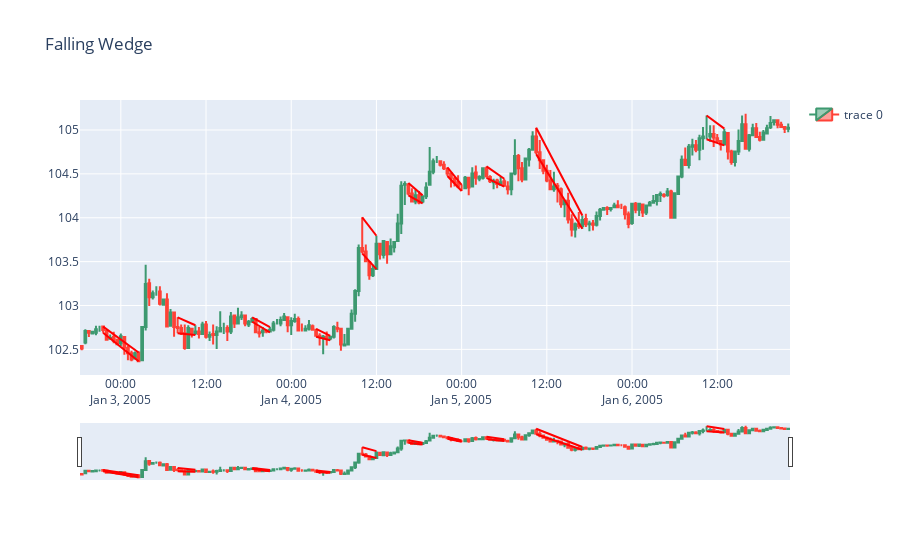

Write notebook code for a chart like this one.
### Code cell
################# Visualization Purpose ####################
data = data[0:200]
high = list(data['high'])
low = list(data['low'])
datetime =  list(data['datetime'])
data, high_ls, datetime_ls, low_ls = falling_wedge(data,high,low,datetime,length = 5)

result_high, result_datetime, result_low = analysis_falling_wedge(data)

fig = go.Figure(data=[go.Candlestick(x=data['datetime'],
                open=data['open'],
                high=data['high'],
                low=data['low'],
                close=data['close'])])

for i in range(len(result_high)):
    fig.add_trace(go.Scatter(x=result_datetime[i], y=result_high[i] , mode='lines', marker_color = 'red', showlegend=False, name = 'Falling Wedge'))
    fig.add_trace(go.Scatter(x=result_datetime[i], y=result_low[i], mode='lines', marker_color = 'red',showlegend=False))

fig.update_layout(title="Falling Wedge")
fig.show()

### Figure 1 — Plotly figure (JSON) as saved in the notebook; plotly's stock layout.template omitted (floating-point values rounded to 4 significant figures; data arrays with more than 128 entries replaced by an {"elided": "..."} marker saying what was removed)
{"data": [{"close": {"elided": "200 float values"}, "high": {"elided": "200 float values"}, "low": {"elided": "200 float values"}, "open": {"elided": "200 float values"}, "type": "candlestick", "x": {"elided": "200 str values"}}, {"marker": {"color": "red"}, "mode": "lines", "name": "Falling Wedge", "showlegend": false, "type": "scatter", "x": ["2005-01-02T21:30:00.000000000Z", "2005-01-03T02:30:00.000000000Z"], "y": [102.7, 102.4]}, {"marker": {"color": "red"}, "mode": "lines", "showlegend": false, "type": "scatter", "x": ["2005-01-02T21:30:00.000000000Z", "2005-01-03T02:30:00.000000000Z"], "y": [102.8, 102.5]}, {"marker": {"color": "red"}, "mode": "lines", "name": "Falling Wedge", "showlegend": false, "type": "scatter", "x": ["2005-01-03T08:00:00.000000000Z", "2005-01-03T10:30:00.000000000Z"], "y": [102.7, 102.7]}, {"marker": {"color": "red"}, "mode": "lines", "showlegend": false, "type": "scatter", "x": ["2005-01-03T08:00:00.000000000Z", "2005-01-03T10:30:00.000000000Z"], "y": [102.9, 102.8]}, {"marker": {"color": "red"}, "mode": "lines", "name": "Falling Wedge", "showlegend": false, "type": "scatter", "x": ["2005-01-03T18:30:00.000000000Z", "2005-01-03T21:00:00.000000000Z"], "y": [102.8, 102.7]}, {"marker": {"color": "red"}, "mode": "lines", "showlegend": false, "type": "scatter", "x": ["2005-01-03T18:30:00.000000000Z", "2005-01-03T21:00:00.000000000Z"], "y": [102.9, 102.8]}, {"marker": {"color": "red"}, "mode": "lines", "name": "Falling Wedge", "showlegend": false, "type": "scatter", "x": ["2005-01-04T03:30:00.000000000Z", "2005-01-04T05:30:00.000000000Z"], "y": [102.6, 102.6]}, {"marker": {"color": "red"}, "mode": "lines", "showlegend": false, "type": "scatter", "x": ["2005-01-04T03:30:00.000000000Z", "2005-01-04T05:30:00.000000000Z"], "y": [102.7, 102.7]}, {"marker": {"color": "red"}, "mode": "lines", "name": "Falling Wedge", "showlegend": false, "type": "scatter", "x": ["2005-01-04T10:00:00.000000000Z", "2005-01-04T12:00:00.000000000Z"], "y": [103.6, 103.4]}, {"marker": {"color": "red"}, "mode": "lines", "showlegend": false, "type": "scatter", "x": ["2005-01-04T10:00:00.000000000Z", "2005-01-04T12:00:00.000000000Z"], "y": [104.0, 103.8]}, {"marker": {"color": "red"}, "mode": "lines", "name": "Falling Wedge", "showlegend": false, "type": "scatter", "x": ["2005-01-04T16:30:00.000000000Z", "2005-01-04T18:30:00.000000000Z"], "y": [104.3, 104.2]}, {"marker": {"color": "red"}, "mode": "lines", "showlegend": false, "type": "scatter", "x": ["2005-01-04T16:30:00.000000000Z", "2005-01-04T18:30:00.000000000Z"], "y": [104.4, 104.3]}, {"marker": {"color": "red"}, "mode": "lines", "name": "Falling Wedge", "showlegend": false, "type": "scatter", "x": ["2005-01-04T22:00:00.000000000Z", "2005-01-05T00:00:00.000000000Z"], "y": [104.5, 104.3]}, {"marker": {"color": "red"}, "mode": "lines", "showlegend": false, "type": "scatter", "x": ["2005-01-04T22:00:00.000000000Z", "2005-01-05T00:00:00.000000000Z"], "y": [104.6, 104.4]}, {"marker": {"color": "red"}, "mode": "lines", "name": "Falling Wedge", "showlegend": false, "type": "scatter", "x": ["2005-01-05T03:30:00.000000000Z", "2005-01-05T06:00:00.000000000Z"], "y": [104.5, 104.4]}, {"marker": {"color": "red"}, "mode": "lines", "showlegend": false, "type": "scatter", "x": ["2005-01-05T03:30:00.000000000Z", "2005-01-05T06:00:00.000000000Z"], "y": [104.6, 104.4]}, {"marker": {"color": "red"}, "mode": "lines", "name": "Falling Wedge", "showlegend": false, "type": "scatter", "x": ["2005-01-05T10:30:00.000000000Z", "2005-01-05T17:00:00.000000000Z"], "y": [104.7, 103.9]}, {"marker": {"color": "red"}, "mode": "lines", "showlegend": false, "type": "scatter", "x": ["2005-01-05T10:30:00.000000000Z", "2005-01-05T17:00:00.000000000Z"], "y": [105.0, 104.0]}, {"marker": {"color": "red"}, "mode": "lines", "name": "Falling Wedge", "showlegend": false, "type": "scatter", "x": ["2005-01-06T10:30:00.000000000Z", "2005-01-06T13:00:00.000000000Z"], "y": [104.9, 104.8]}, {"marker": {"color": "red"}, "mode": "lines", "showlegend": false, "type": "scatter", "x": ["2005-01-06T10:30:00.000000000Z", "2005-01-06T13:00:00.000000000Z"], "y": [105.2, 105.0]}], "layout": {"title": {"text": "Falling Wedge"}}}
